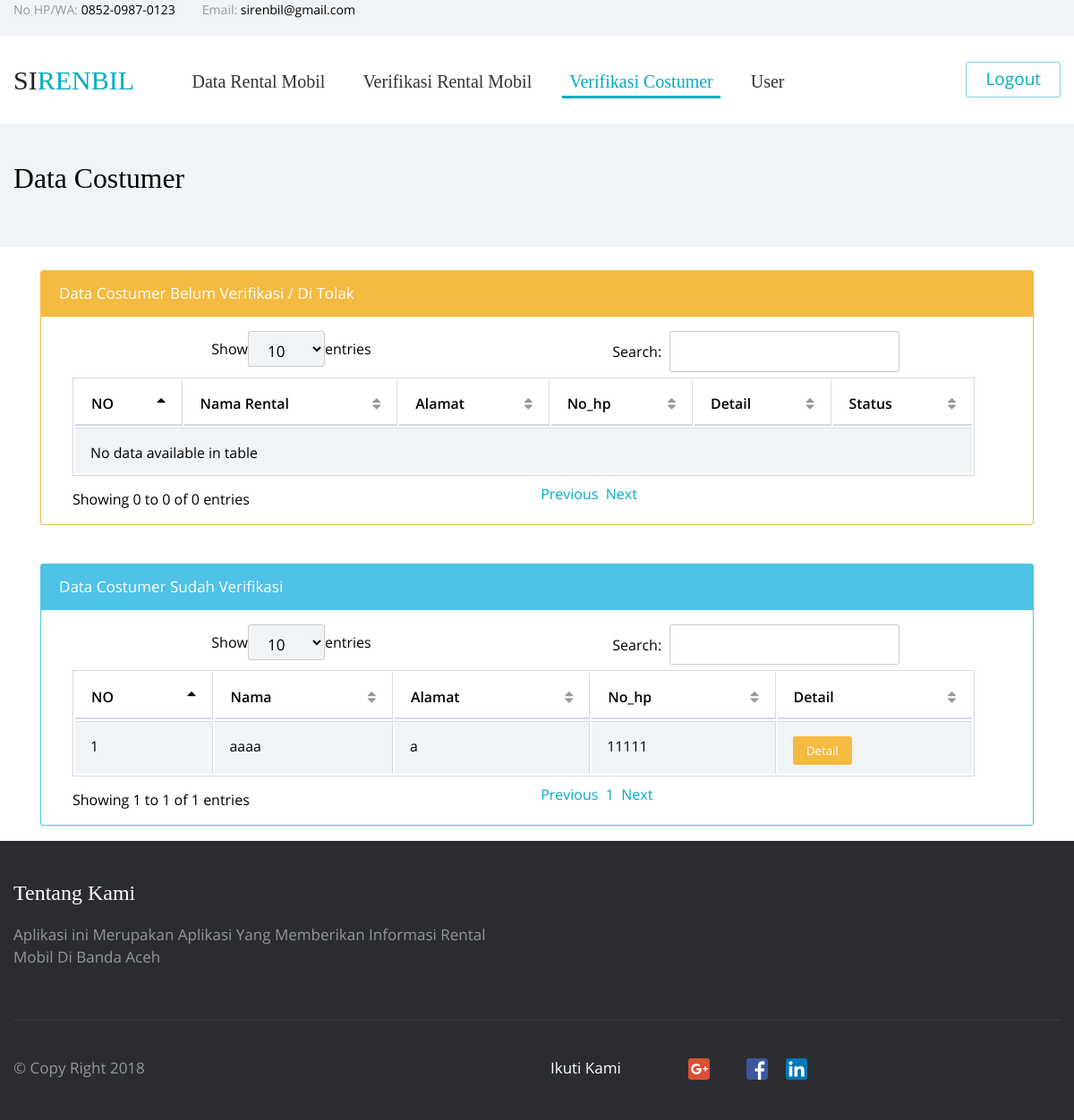
Before: /a_verifikasi_costumer.php (signed in) with the older database file.
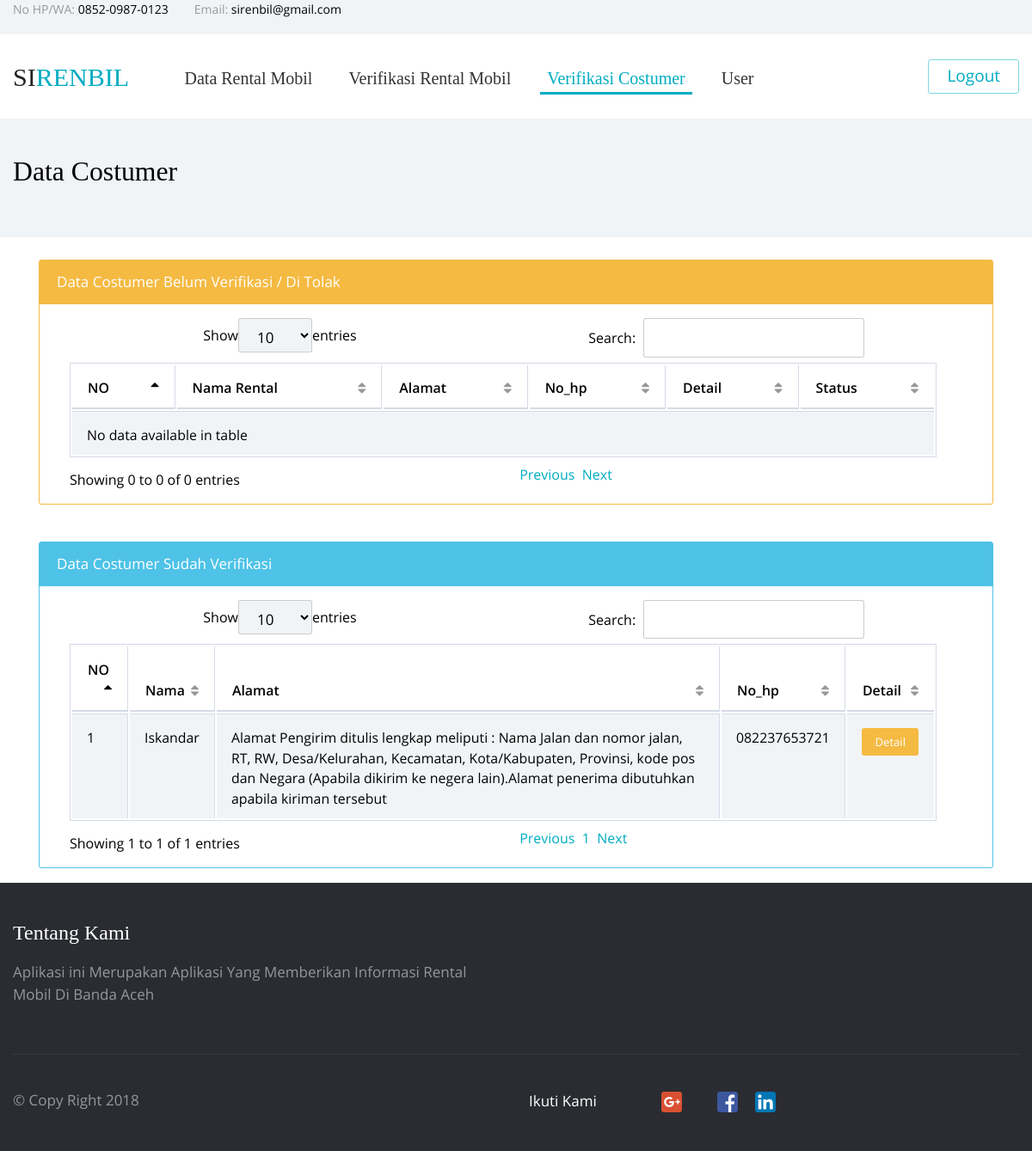
After: the same page with the newer database file.
### tables this page shows
CREATE TABLE `costumer` (
  `id_costumer` int(255) NOT NULL,
  `nama` varchar(50) NOT NULL,
  `alamat` varchar(255) NOT NULL,
  `no_hp` varchar(15) NOT NULL,
  `email` varchar(50) NOT NULL,
  `username` varchar(50) NOT NULL,
  `password` varchar(50) NOT NULL,
  `foto_ktp` varchar(100) NOT NULL,
  `foto_ktp_orang` varchar(100) NOT NULL,
  `verifikasi` int(2) NOT NULL DEFAULT '0'
);

### a_verifikasi_costumer.php (the view, shortened to what this page needs)
<!DOCTYPE html>
<html lang="en">
<head>
    <link rel="stylesheet" type="text/css" href="vendors/bootstrap/css/bootstrap.min.css">
    <link rel="stylesheet" type="text/css" href="vendors/tether/css/tether.min.css">
    <link rel="stylesheet" type="text/css" href="vendors/animate-css/animate.css">
    <link rel="stylesheet" type="text/css" href="fonts/circular/styles.css">
    <link rel="stylesheet" type="text/css" href="fonts/open-sans/styles.css">
    <link rel="stylesheet" type="text/css" href="fonts/iconfont/styles.css">
       <link href="data/vendor/datatables-plugins/dataTables.bootstrap.css" rel="stylesheet">
       <link href="data/vendor/datatables-responsive/dataTables.responsive.css" rel="stylesheet">
       <link href="data/dist/css/sb-admin-2.css" rel="stylesheet">
       <link href="data/vendor/metisMenu/metisMenu.min.css" rel="stylesheet">
      <link href="data/vendor/font-awesome/css/font-awesome.min.css" rel="stylesheet" type="text/css">
<link rel="stylesheet" type="text/css" href="vendors/select2/css/select2.min.css">
<link rel="stylesheet" type="text/css" href="css/vendors/select2/select2.min.css">
    <link rel="stylesheet" type="text/css" href="css/style.min.css">
</head>
<body class="">
<?php include"share/menu.php";?>
  <div class="choose-us-default">
    <div class="container">
        <h4 >Data Costumer</h4>
    </div>
</div>
<div class="container">
<br>
<div class="col-lg-12">
    <div class="col-lg-12">
        <div class="card card-outline-warning mb-3">
            <div class="card-header bg-warning">
                Data Costumer Belum Verifikasi / Di Tolak
            </div>
            <div class="card-block">
                <table width="100%" class="table table-striped table-bordered table-hover" id="dataTables-example2">
                    <thead>
                        <tr>
                            <th>NO</th>
                            <th>Nama Rental</th>
                            <th>Alamat</th>
                            <th>No_hp</th>
                            <th>Detail</th>
                            <th>Status</th>
                        </tr>
                    </thead>
                    <tbody>
                    </tbody>
                </table>
            </div>
        </div>
    </div>
</div>
</div>
<div class="container">
<br>
<div class="col-lg-12">
    <div class="col-lg-12">
        <div class="card card-outline-info mb-3">
            <div class="card-header bg-info">
                Data Costumer Sudah Verifikasi
            </div>
            <div class="card-block">
                <table width="100%" class="table table-striped table-bordered table-hover" id="dataTables-example3">
                    <thead>
                        <tr>
                            <th>NO</th>
                            <th>Nama</th>
                            <th>Alamat</th>
                            <th>No_hp</th>
                            <th>Detail</th>
                        </tr>
                    </thead>
                    <tbody>
                      <?php
                      include 'share/db.php';
                      $i=0;
                      $query = mysqli_query($con,"select * from costumer  where verifikasi='1' ");
                      while($data = mysqli_fetch_array($query)){
                        $i++;
                      ?>
                        <tr class="odd gradeX">
                            <td class="center"><?php echo $i;?></td>
                            <td><?php echo $data['nama'];?></td>
                            <td><?php echo $data['alamat'];?></td>
                            <td><?php echo $data['no_hp'];?></td>
                            <td class="center"><a href="detail_costumer.php?id=<?php echo $data['id_costumer'];?>"><button type="button" class="btn btn-warning btn-xs">Detail</button></td>
                        </tr>
                        <?php  }?>
                    </tbody>
                </table>
            </div>
        </div>
    </div>
</div>
</div>
<?php include"share/footer.php";?>
</body>
</html>

Changed rows visible on the page:
changed costumer: nama "aaaa" → "Iskandar"; alamat "a" → "Alamat Pengirim ditulis lengkap meliputi : Nama Jalan dan nomor jalan, RT, RW, Desa/Kelurahan, Kecamatan, Kota/Kabupaten, Provinsi, kode pos dan Negara (Apabila dikirim ke negera lain).Alamat penerima dibutuhkan apabila kiriman tersebut"; no_hp "11111" → "082237653721"
